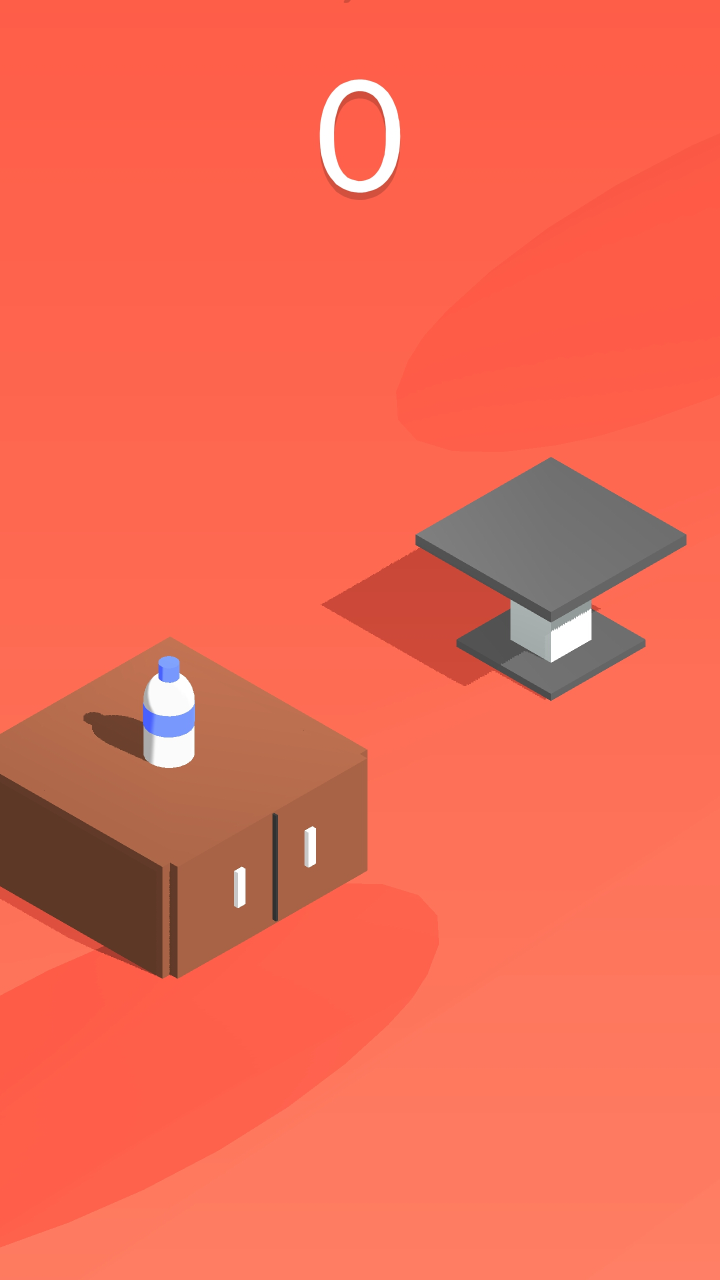
#> input picture screen.jpg, 1440 x 2560 px (shown at 1/2 size)
$ python FAST_keypoint_detection.py
#> lines starting #> are read from the running program, lines starting #| are printed output that depends on the picture; after the words box and inside, x2 and y2 are one past the last pixel; in counts of white or black regions, pixels touching at a corner belong together
# import the necessary packages
import numpy as np
import cv2
import imutils

image = cv2.imread("screen.jpg")
#> image is the input picture: shape (2560, 1440, 3); mean B, G, R 83, 105.1, 239.1
#print(image)

# Initiate FAST object with default values
fast = cv2.FastFeatureDetector_create()

# find and draw the keypoints
kp = fast.detect(image, None)
#> kp = 376 keypoints; strongest (x, y, size): (317, 1356, 7), (1182, 1277, 7), (1181, 1279, 7), (1103, 1324, 7)

max=kp[-1].pt
#> max = (776, 2049)
for i in kp:
	if i.pt[1]>400 and i.pt[1]<max[1]:
		max=i.pt
#> this loop made 376 passes
#> i on passes 1 to 12: keypoint at (688, 3), size 7, keypoint at (718, 182), size 7, keypoint at (732, 184), size 7, keypoint at (800, 272), size 7, keypoint at (639, 286), size 7, keypoint at (799, 297), size 7, keypoint at (640, 299), size 7, keypoint at (791, 331), size 7, keypoint at (749, 349), size 7, keypoint at (703, 358), size 7, keypoint at (717, 362), size 7, keypoint at (671, 367), size 7

print(max)
#| (1102.0, 914.0)

img2 = image


cv2.drawKeypoints(image, kp, color=(255,0,0), outImage=img2)
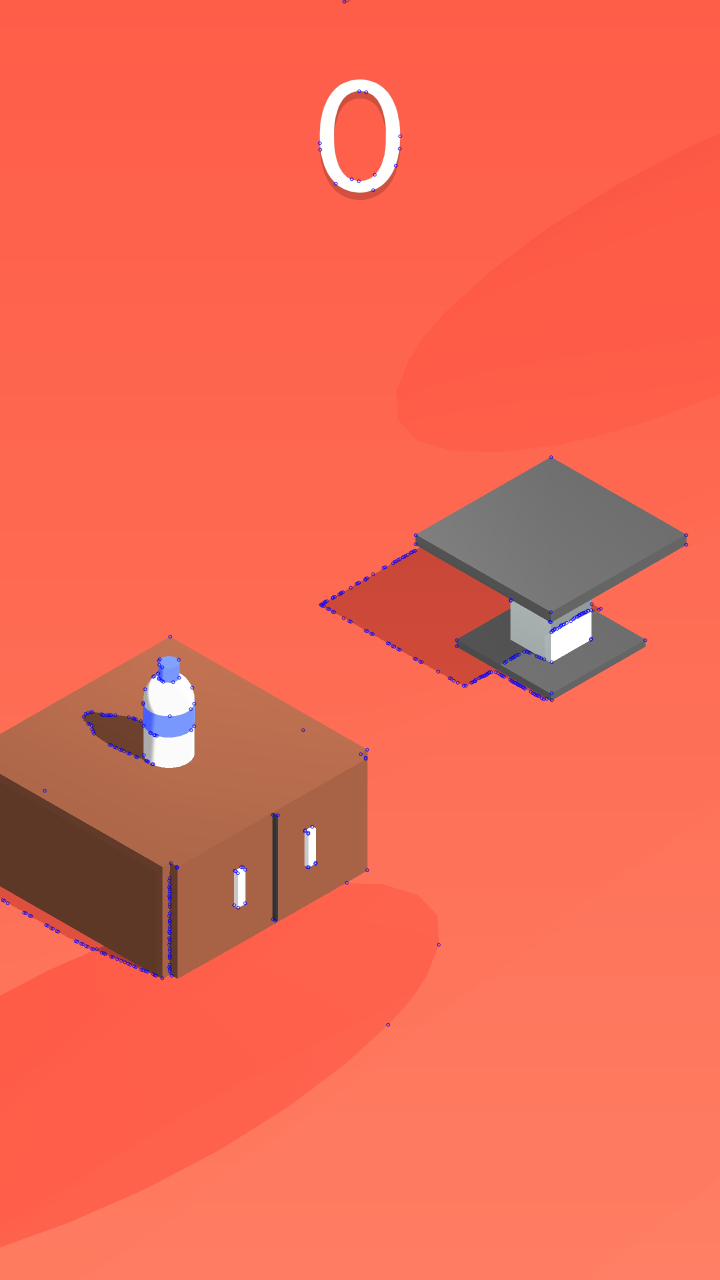
#> image: shape (2560, 1440, 3) (shown at 1/2 size); 0.38% of pixels changed, all inside (x1, y1, x2, y2) = (1, 0, 1377, 2054)

cv2.circle(img2, (int(max[0]), int(max[1])), 32, (255,128,0), -1)
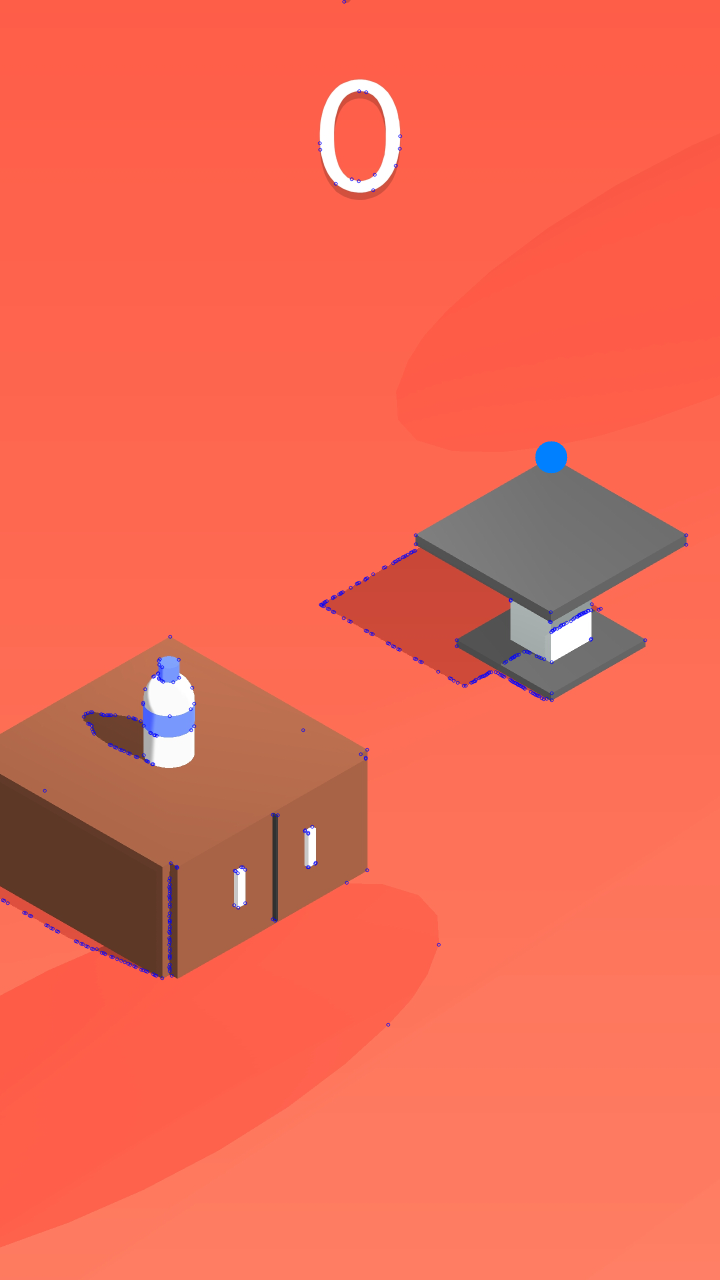
#> img2: shape (2560, 1440, 3) (shown at 1/2 size); 0.09% of pixels changed, all inside (x1, y1, x2, y2) = (1070, 882, 1135, 947)

# [5 lines of commented-out code are left out]

cv2.imwrite('fast_true.png',img2)

# [9 lines of commented-out code are left out]
